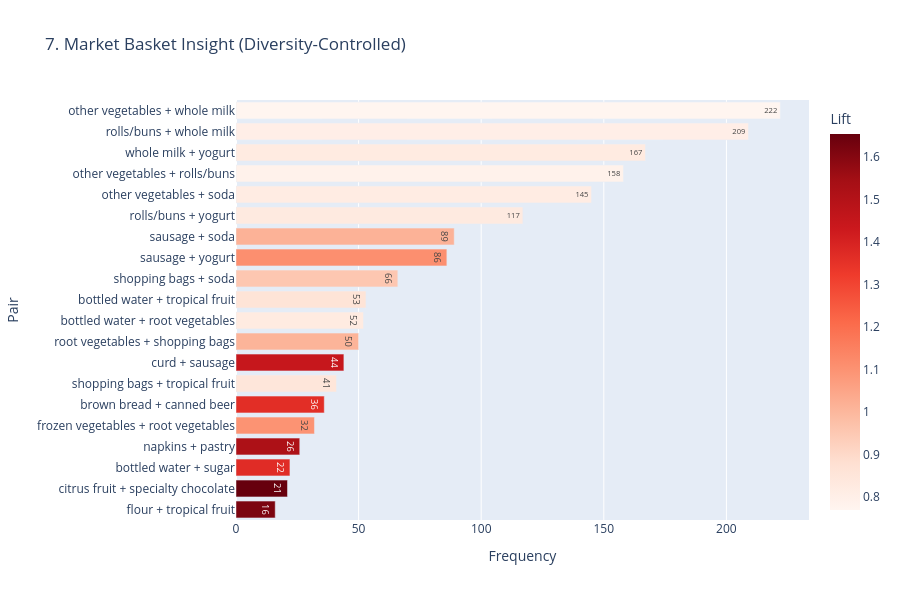

Notebook source saved alongside this figure:
### Code cell
print("7. Generating Market Basket Pairs...")
fig7 = plot_market_basket(df)
fig7.show()

### Figure 1 — Plotly figure (JSON) as saved in the notebook; plotly's stock layout.template omitted (floating-point values rounded to 4 significant figures)
{"data": [{"customdata": [[0.01397, 0.127], [0.01484, 0.1215], [0.01116, 0.13], [0.01056, 0.09599], [0.009691, 0.09979], [0.007819, 0.09105], [0.005948, 0.09856], [0.005748, 0.09524], [0.004411, 0.0927], [0.002941, 0.0873], [0.003342, 0.07022], [0.002406, 0.06394], [0.003542, 0.05837], [0.001738, 0.07855], [0.002139, 0.07637], [0.003475, 0.05727], [0.001403, 0.08787], [0.00147, 0.08302], [0.001069, 0.1096], [0.00274, 0.05758]], "hovertemplate": "<b>%{y}</b><br>Frequency: %{x}<br>Support: %{customdata[0]:.4f}<br>Confidence: %{customdata[1]:.4f}<br>Lift: %{marker.color:.2f}<extra></extra>", "legendgroup": "", "marker": {"color": [1.617, 1.654, 1.368, 1.519, 1.098, 1.363, 0.8497, 1.447, 1.009, 0.8232, 0.8613, 0.9546, 1.109, 1.015, 0.8277, 0.8173, 0.7862, 0.8229, 0.804, 0.7694], "coloraxis": "coloraxis", "pattern": {"shape": ""}}, "name": "", "orientation": "h", "showlegend": false, "text": [16.0, 21.0, 22.0, 26.0, 32.0, 36.0, 41.0, 44.0, 50.0, 52.0, 53.0, 66.0, 86.0, 89.0, 117.0, 145.0, 158.0, 167.0, 209.0, 222.0], "textposition": "auto", "type": "bar", "x": [16, 21, 22, 26, 32, 36, 41, 44, 50, 52, 53, 66, 86, 89, 117, 145, 158, 167, 209, 222], "xaxis": "x", "y": ["flour + tropical fruit", "citrus fruit + specialty chocolate", "bottled water + sugar", "napkins + pastry", "frozen vegetables + root vegetables", "brown bread + canned beer", "shopping bags + tropical fruit", "curd + sausage", "root vegetables + shopping bags", "bottled water + root vegetables", "bottled water + tropical fruit", "shopping bags + soda", "sausage + yogurt", "sausage + soda", "rolls/buns + yogurt", "other vegetables + soda", "other vegetables + rolls/buns", "whole milk + yogurt", "rolls/buns + whole milk", "other vegetables + whole milk"], "yaxis": "y"}], "layout": {"barmode": "relative", "coloraxis": {"colorbar": {"title": {"text": "Lift"}}, "colorscale": [[0, "rgb(255,245,240)"], [0.125, "rgb(254,224,210)"], [0.25, "rgb(252,187,161)"], [0.375, "rgb(252,146,114)"], [0.5, "rgb(251,106,74)"], [0.625, "rgb(239,59,44)"], [0.75, "rgb(203,24,29)"], [0.875, "rgb(165,15,21)"], [1, "rgb(103,0,13)"]]}, "height": 600, "legend": {"tracegroupgap": 0}, "margin": {"l": 150}, "title": {"text": "7. Market Basket Insight (Diversity-Controlled)"}, "xaxis": {"anchor": "y", "domain": [0, 1], "title": {"text": "Frequency"}}, "yaxis": {"anchor": "x", "domain": [0, 1], "title": {"text": "Pair"}}}}
